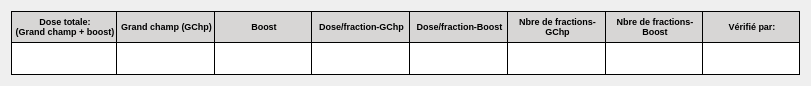
   <widget class="QWidget" name="gridLayoutWidget">
    <property name="geometry">
     <rect>
      <x>70</x>
      <y>200</y>
      <width>811</width>
      <height>66</height>
     </rect>
    </property>
    <layout class="QGridLayout" name="gridLayout">
     <property name="spacing">
      <number>0</number>
     </property>
     <item row="0" column="6">
      <widget class="QLabel" name="label_25">
       <property name="minimumSize">
        <size>
         <width>60</width>
         <height>32</height>
        </size>
       </property>
       <property name="maximumSize">
        <size>
         <width>200</width>
         <height>32</height>
        </size>
       </property>
       <property name="font">
        <font>
         <pointsize>7</pointsize>
         <weight>75</weight>
         <bold>true</bold>
        </font>
       </property>
       <property name="styleSheet">
        <string notr="true">background-color : #d7d6d5; 
color : black;
border-color: black;
border-width: 1px;
border-style: solid;
border-right-style: none;</string>
       </property>
       <property name="text">
        <string>&lt;html&gt;&lt;head/&gt;&lt;body&gt;&lt;p align=&quot;center&quot;&gt;Nbre de fractions-&lt;br/&gt;Boost&lt;/p&gt;&lt;/body&gt;&lt;/html&gt;</string>
       </property>
      </widget>
     </item>
     <item row="1" column="6">
      <widget class="QLineEdit" name="nbreDeFractionsBoostLineEdit">
       <property name="minimumSize">
        <size>
         <width>0</width>
         <height>32</height>
        </size>
       </property>
       <property name="maximumSize">
        <size>
         <width>200</width>
         <height>32</height>
        </size>
       </property>
       <property name="font">
        <font>
         <pointsize>7</pointsize>
        </font>
       </property>
       <property name="styleSheet">
        <string notr="true">color : black;
border-color: black;
border-width: 1px;
border-style: solid;
border-top-style: none;
border-right-style: none;
</string>
       </property>
       <property name="alignment">
        <set>Qt::AlignCenter</set>
       </property>
      </widget>
     </item>
     <item row="0" column="4">
      <widget class="QLabel" name="label_23">
       <property name="minimumSize">
        <size>
         <width>60</width>
         <height>32</height>
        </size>
       </property>
       <property name="maximumSize">
        <size>
         <width>200</width>
         <height>32</height>
        </size>
       </property>
       <property name="font">
        <font>
         <pointsize>7</pointsize>
         <weight>75</weight>
         <bold>true</bold>
        </font>
       </property>
       <property name="styleSheet">
        <string notr="true">background-color : #d7d6d5; 
color : black;
border-color: black;
border-width: 1px;
border-style: solid;
border-right-style: none;</string>
       </property>
       <property name="text">
        <string>&lt;html&gt;&lt;head/&gt;&lt;body&gt;&lt;p align=&quot;center&quot;&gt;Dose/fraction-Boost&lt;/p&gt;&lt;/body&gt;&lt;/html&gt;</string>
       </property>
      </widget>
     </item>
     <item row="1" column="5">
      <widget class="QLineEdit" name="nbreDeFractionsGChpLineEdit">
       <property name="minimumSize">
        <size>
         <width>0</width>
         <height>32</height>
        </size>
       </property>
       <property name="maximumSize">
        <size>
         <width>200</width>
         <height>32</height>
        </size>
       </property>
       <property name="font">
        <font>
         <pointsize>7</pointsize>
        </font>
       </property>
       <property name="styleSheet">
        <string notr="true">color : black;
border-color: black;
border-width: 1px;
border-style: solid;
border-top-style: none;
border-right-style: none;
</string>
       </property>
       <property name="alignment">
        <set>Qt::AlignCenter</set>
       </property>
      </widget>
     </item>
     <item row="1" column="0">
      <widget class="QLineEdit" name="doseTotaleLineEdit">
       <property name="minimumSize">
        <size>
         <width>0</width>
         <height>32</height>
        </size>
       </property>
       <property name="maximumSize">
        <size>
         <width>200</width>
         <height>32</height>
        </size>
       </property>
       <property name="font">
        <font>
         <pointsize>7</pointsize>
        </font>
       </property>
       <property name="styleSheet">
        <string notr="true">color : black;
border-color: black;
border-width: 1px;
border-style: solid;
border-top-style: none;
border-right-style: none;
</string>
       </property>
       <property name="alignment">
        <set>Qt::AlignCenter</set>
       </property>
      </widget>
     </item>
     <item row="1" column="2">
      <widget class="QLineEdit" name="boostLineEdit">
       <property name="minimumSize">
        <size>
         <width>0</width>
         <height>32</height>
        </size>
       </property>
       <property name="maximumSize">
        <size>
         <width>200</width>
         <height>32</height>
        </size>
       </property>
       <property name="font">
        <font>
         <pointsize>7</pointsize>
        </font>
       </property>
       <property name="styleSheet">
        <string notr="true">color : black;
border-color: black;
border-width: 1px;
border-style: solid;
border-top-style: none;
border-right-style: none;
</string>
       </property>
       <property name="alignment">
        <set>Qt::AlignCenter</set>
       </property>
      </widget>
     </item>
     <item row="0" column="3">
      <widget class="QLabel" name="label_22">
       <property name="minimumSize">
        <size>
         <width>60</width>
         <height>32</height>
        </size>
       </property>
       <property name="maximumSize">
        <size>
         <width>200</width>
         <height>32</height>
        </size>
       </property>
       <property name="font">
        <font>
         <pointsize>7</pointsize>
         <weight>75</weight>
         <bold>true</bold>
        </font>
       </property>
       <property name="styleSheet">
        <string notr="true">background-color : #d7d6d5; 
color : black;
border-color: black;
border-width: 1px;
border-style: solid;
border-right-style: none;</string>
       </property>
       <property name="text">
        <string>&lt;html&gt;&lt;head/&gt;&lt;body&gt;&lt;p align=&quot;center&quot;&gt;Dose/fraction-GChp&lt;/p&gt;&lt;/body&gt;&lt;/html&gt;</string>
       </property>
      </widget>
     </item>
     <item row="0" column="0">
      <widget class="QLabel" name="label_18">
       <property name="minimumSize">
        <size>
         <width>60</width>
         <height>32</height>
        </size>
       </property>
       <property name="maximumSize">
        <size>
         <width>200</width>
         <height>32</height>
        </size>
       </property>
       <property name="font">
        <font>
         <pointsize>7</pointsize>
         <weight>75</weight>
         <bold>true</bold>
        </font>
       </property>
       <property name="styleSheet">
        <string notr="true">background-color : #d7d6d5; 
color : black;
border-color: black;
border-width: 1px;
border-style: solid;
border-right-style: none;
</string>
       </property>
       <property name="text">
        <string>&lt;html&gt;&lt;head/&gt;&lt;body&gt;&lt;p align=&quot;center&quot;&gt;Dose totale: &lt;br/&gt;(Grand champ + boost)&lt;/p&gt;&lt;/body&gt;&lt;/html&gt;</string>
       </property>
      </widget>
     </item>
     <item row="0" column="1">
      <widget class="QLabel" name="label_20">
       <property name="minimumSize">
        <size>
         <width>60</width>
         <height>32</height>
        </size>
       </property>
       <property name="maximumSize">
        <size>
         <width>200</width>
         <height>32</height>
        </size>
       </property>
       <property name="font">
        <font>
         <pointsize>7</pointsize>
         <weight>75</weight>
         <bold>true</bold>
        </font>
       </property>
       <property name="styleSheet">
        <string notr="true">background-color : #d7d6d5; 
color : black;
border-color: black;
border-width: 1px;
border-style: solid;
border-right-style: none;</string>
       </property>
       <property name="text">
        <string>&lt;html&gt;&lt;head/&gt;&lt;body&gt;&lt;p align=&quot;center&quot;&gt;Grand champ (GChp)&lt;/p&gt;&lt;/body&gt;&lt;/html&gt;</string>
       </property>
      </widget>
     </item>
     <item row="1" column="1">
      <widget class="QLineEdit" name="grandChampLineEdit">
       <property name="minimumSize">
        <size>
         <width>0</width>
         <height>32</height>
        </size>
       </property>
       <property name="maximumSize">
        <size>
         <width>200</width>
         <height>32</height>
        </size>
       </property>
       <property name="font">
        <font>
         <pointsize>7</pointsize>
        </font>
       </property>
       <property name="styleSheet">
        <string notr="true">color : black;
border-color: black;
border-width: 1px;
border-style: solid;
border-top-style: none;
border-right-style: none;
</string>
       </property>
       <property name="alignment">
        <set>Qt::AlignCenter</set>
       </property>
      </widget>
     </item>
     <item row="0" column="5">
      <widget class="QLabel" name="label_24">
       <property name="minimumSize">
        <size>
         <width>60</width>
         <height>32</height>
        </size>
       </property>
       <property name="maximumSize">
        <size>
         <width>200</width>
         <height>32</height>
        </size>
       </property>
       <property name="font">
        <font>
         <pointsize>7</pointsize>
         <weight>75</weight>
         <bold>true</bold>
        </font>
       </property>
       <property name="styleSheet">
        <string notr="true">background-color : #d7d6d5; 
color : black;
border-color: black;
border-width: 1px;
border-style: solid;
border-right-style: none;</string>
       </property>
       <property name="text">
        <string>&lt;html&gt;&lt;head/&gt;&lt;body&gt;&lt;p align=&quot;center&quot;&gt;Nbre de fractions-&lt;br&gt;GChp&lt;/p&gt;&lt;/body&gt;&lt;/html&gt;</string>
       </property>
      </widget>
     </item>
     <item row="1" column="4">
      <widget class="QLineEdit" name="doseFractionBoostLineEdit">
       <property name="minimumSize">
        <size>
         <width>0</width>
         <height>32</height>
        </size>
       </property>
       <property name="maximumSize">
        <size>
         <width>200</width>
         <height>32</height>
        </size>
       </property>
       <property name="font">
        <font>
         <pointsize>7</pointsize>
        </font>
       </property>
       <property name="styleSheet">
        <string notr="true">color : black;
border-color: black;
border-width: 1px;
border-style: solid;
border-top-style: none;
border-right-style: none;
</string>
       </property>
       <property name="alignment">
        <set>Qt::AlignCenter</set>
       </property>
      </widget>
     </item>
     <item row="1" column="3">
      <widget class="QLineEdit" name="doseFractionGChpLineEdit">
       <property name="minimumSize">
        <size>
         <width>0</width>
         <height>32</height>
        </size>
       </property>
       <property name="maximumSize">
        <size>
         <width>200</width>
         <height>32</height>
        </size>
       </property>
       <property name="font">
        <font>
         <pointsize>7</pointsize>
        </font>
       </property>
       <property name="styleSheet">
        <string notr="true">color : black;
border-color: black;
border-width: 1px;
border-style: solid;
border-top-style: none;
border-right-style: none;
</string>
       </property>
       <property name="alignment">
        <set>Qt::AlignCenter</set>
       </property>
      </widget>
     </item>
     <item row="0" column="2">
      <widget class="QLabel" name="label_21">
       <property name="minimumSize">
        <size>
         <width>60</width>
         <height>32</height>
        </size>
       </property>
       <property name="maximumSize">
        <size>
         <width>200</width>
         <height>32</height>
        </size>
       </property>
       <property name="font">
        <font>
         <pointsize>7</pointsize>
         <weight>75</weight>
         <bold>true</bold>
        </font>
       </property>
       <property name="styleSheet">
        <string notr="true">background-color : #d7d6d5; 
color : black;
border-color: black;
border-width: 1px;
border-style: solid;
border-right-style: none;</string>
       </property>
       <property name="text">
        <string>&lt;html&gt;&lt;head/&gt;&lt;body&gt;&lt;p align=&quot;center&quot;&gt;Boost&lt;/p&gt;&lt;/body&gt;&lt;/html&gt;</string>
       </property>
      </widget>
     </item>
     <item row="0" column="7">
      <widget class="QLabel" name="label_26">
       <property name="minimumSize">
        <size>
         <width>60</width>
         <height>32</height>
        </size>
       </property>
       <property name="maximumSize">
        <size>
         <width>200</width>
         <height>32</height>
        </size>
       </property>
       <property name="font">
        <font>
         <pointsize>7</pointsize>
         <weight>75</weight>
         <bold>true</bold>
        </font>
       </property>
       <property name="styleSheet">
        <string notr="true">background-color : #d7d6d5; 
color : black;
border-color: black;
border-width: 1px;
border-style: solid;
</string>
       </property>
       <property name="text">
        <string>&lt;html&gt;&lt;head/&gt;&lt;body&gt;&lt;p align=&quot;center&quot;&gt;Vérifié par:&lt;/p&gt;&lt;/body&gt;&lt;/html&gt;</string>
       </property>
      </widget>
     </item>
     <item row="1" column="7">
      <widget class="QLineEdit" name="lineEdit_32">
       <property name="minimumSize">
        <size>
         <width>0</width>
         <height>32</height>
        </size>
       </property>
       <property name="maximumSize">
        <size>
         <width>200</width>
         <height>32</height>
        </size>
       </property>
       <property name="font">
        <font>
         <pointsize>7</pointsize>
        </font>
       </property>
       <property name="styleSheet">
        <string notr="true">color : black;
border-color: black;
border-width: 1px;
border-style: solid;
border-top-style: none;

</string>
       </property>
       <property name="alignment">
        <set>Qt::AlignCenter</set>
       </property>
      </widget>
     </item>
    </layout>
   </widget>
